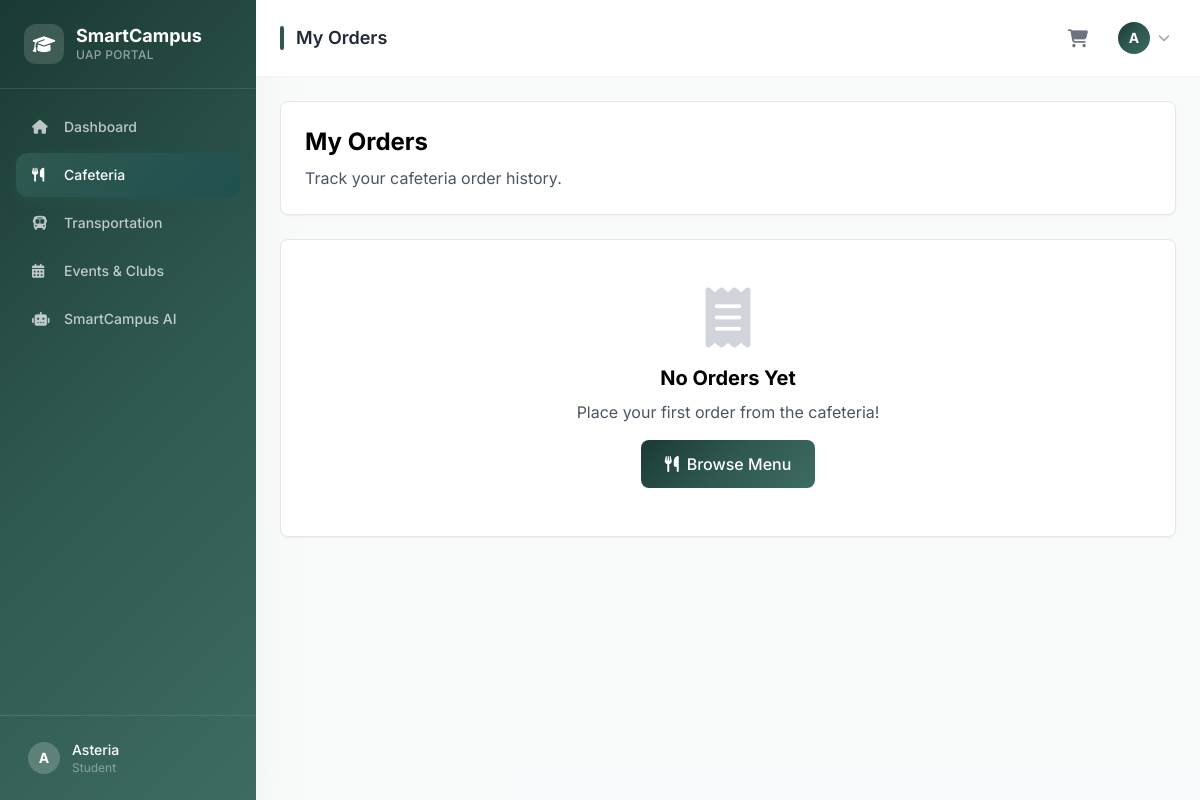
Before: /orders/ (signed in) with the older database file.
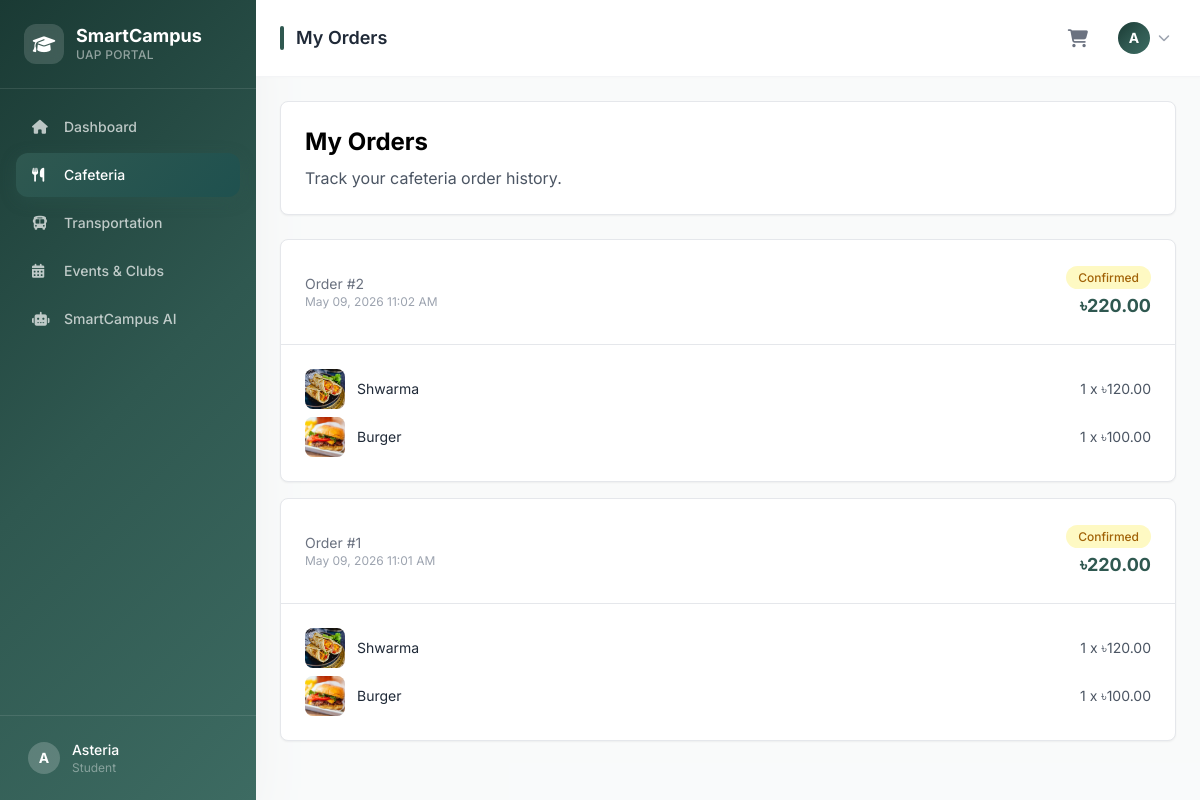
After: the same page with the newer database file.
### cafeteria/models.py (models this page shows, shortened)
class Order(models.Model):
    STATUS_CHOICES = [
        ('pending', 'Pending'),
        ('confirmed', 'Confirmed'),
        ('completed', 'Completed'),
        ('cancelled', 'Cancelled'),
    ]
    user = models.ForeignKey(User, on_delete=models.CASCADE, related_name='orders')
    status = models.CharField(max_length=20, choices=STATUS_CHOICES, default='confirmed')
    total_amount = models.DecimalField(max_digits=10, decimal_places=2, default=0)
    created_at = models.DateTimeField(auto_now_add=True)
    updated_at = models.DateTimeField(auto_now=True)
    class Meta:
        ordering = ['-created_at']

class OrderItem(models.Model):
    order = models.ForeignKey(Order, on_delete=models.CASCADE, related_name='items')
    menu_item = models.ForeignKey(MenuItem, on_delete=models.CASCADE)
    quantity = models.PositiveIntegerField(default=1)
    price_at_time = models.DecimalField(max_digits=6, decimal_places=2)

class MenuItem(models.Model):
    name = models.CharField(max_length=200)
    description = models.TextField(blank=True)
    price = models.DecimalField(max_digits=6, decimal_places=2)
    category = models.CharField(max_length=100, choices=[
        ('breakfast', 'Breakfast'),
        ('lunch', 'Lunch'),
        ('dinner', 'Dinner'),
        ('snacks', 'Snacks'),
        ('beverages', 'Beverages'),
    ])
    is_available = models.BooleanField(default=True)
    image = models.ImageField(upload_to='menu_items/', blank=True, null=True)
    created_at = models.DateTimeField(auto_now_add=True)
    updated_at = models.DateTimeField(auto_now=True)
    class Meta:
        ordering = ['category', 'name']

### cafeteria/views.py (the view)
# urls.py: path('orders/', my_orders, name='my_orders'),
@login_required
def my_orders(request):
    orders = Order.objects.filter(user=request.user).prefetch_related('items__menu_item').order_by('-created_at')
    return render(request, 'my_orders.html', {
        'active_page': 'cafeteria',
        'page_title': 'My Orders',
        'orders': orders,
    })

### cafeteria/context_processors.py (called while the page is built)
def cart_count(request):
    cart = request.session.get('cart', {})
    return {'cart_count': sum(cart.values())}

### templates/my_orders.html (shortened to what this page needs)
{% extends 'user_base.html' %}
{% block content %}
<div class="max-w-4xl mx-auto">
    <div class="bg-white rounded-lg shadow-sm border border-gray-200 p-6 mb-6">
        <h2 class="text-2xl font-bold text-black mb-2">My Orders</h2>
        <p class="text-gray-600">Track your cafeteria order history.</p>
    </div>
    {% if orders %}
    <div class="space-y-4">
        {% for order in orders %}
        <div class="bg-white rounded-lg shadow-sm border border-gray-200 overflow-hidden">
            <div class="p-6 border-b border-gray-200 flex items-center justify-between">
                <div>
                    <p class="text-sm text-gray-500">Order #{{ order.id }}</p>
                    <p class="text-xs text-gray-400">{{ order.created_at|date:"M d, Y h:i A" }}</p>
                </div>
                <div class="text-right">
                    <span class="px-3 py-1 rounded-full text-xs font-medium capitalize
                        {% if order.status == 'confirmed' %}bg-yellow-100 text-yellow-700
                        {% elif order.status == 'completed' %}bg-green-100 text-green-700
                        {% elif order.status == 'cancelled' %}bg-red-100 text-red-700
                        {% else %}bg-gray-100 text-gray-700{% endif %}">
                        {{ order.get_status_display }}
                    </span>
                    <p class="text-lg font-bold text-primary mt-1">৳{{ order.total_amount }}</p>
                </div>
            </div>
            <div class="p-6">
                <div class="space-y-2">
                    {% for item in order.items.all %}
                    <div class="flex items-center justify-between text-sm">
                        <div class="flex items-center space-x-3">
                            <div class="w-10 h-10 bg-gray-100 rounded-lg flex items-center justify-center">
                                {% if item.menu_item.image %}
                                <img src="{{ item.menu_item.image.url }}" alt="{{ item.menu_item.name }}" class="w-full h-full object-cover rounded-lg">
                                {% else %}
                                <i class="fas fa-utensils text-gray-400 text-sm"></i>
                                {% endif %}
                            </div>
                            <span class="text-gray-800">{{ item.menu_item.name }}</span>
                        </div>
                        <span class="text-gray-600">{{ item.quantity }} x ৳{{ item.price_at_time }}</span>
                    </div>
                    {% endfor %}
                </div>
            </div>
        </div>
        {% endfor %}
    </div>
    {% else %}
    <div class="bg-white rounded-lg shadow-sm border border-gray-200 p-12 text-center">
        <i class="fas fa-receipt text-gray-300 text-6xl mb-4"></i>
        <h3 class="text-xl font-bold text-black mb-2">No Orders Yet</h3>
        <p class="text-gray-600 mb-4">Place your first order from the cafeteria!</p>
        <a href="{% url 'cafeteria' %}" class="px-6 py-3 gradient-bg text-white rounded-lg font-medium hover:shadow-lg transition inline-block">
            <i class="fas fa-utensils mr-2"></i>Browse Menu
        </a>
    </div>
    {% endif %}
</div>
{% endblock %}

Changed rows visible on the page:
added Order: id "2", created_at "May 09, 2026 11:02 AM", status "Confirmed", total_amount "220.00"
added OrderItem: menu_item.image (picture), menu_item.name "Shwarma", quantity "1", price_at_time "120.00", shown under "2"
added OrderItem: menu_item.image (picture), menu_item.name "Burger", quantity "1", price_at_time "100.00", shown under "2"
added Order: id "1", created_at "May 09, 2026 11:01 AM", status "Confirmed", total_amount "220.00"
added OrderItem: menu_item.image (picture), menu_item.name "Shwarma", quantity "1", price_at_time "120.00"
added OrderItem: menu_item.image (picture), menu_item.name "Burger", quantity "1", price_at_time "100.00"
Other visible differences:
text no longer shown: "No Orders Yet Place your first order from the cafeteria! Browse Menu"
